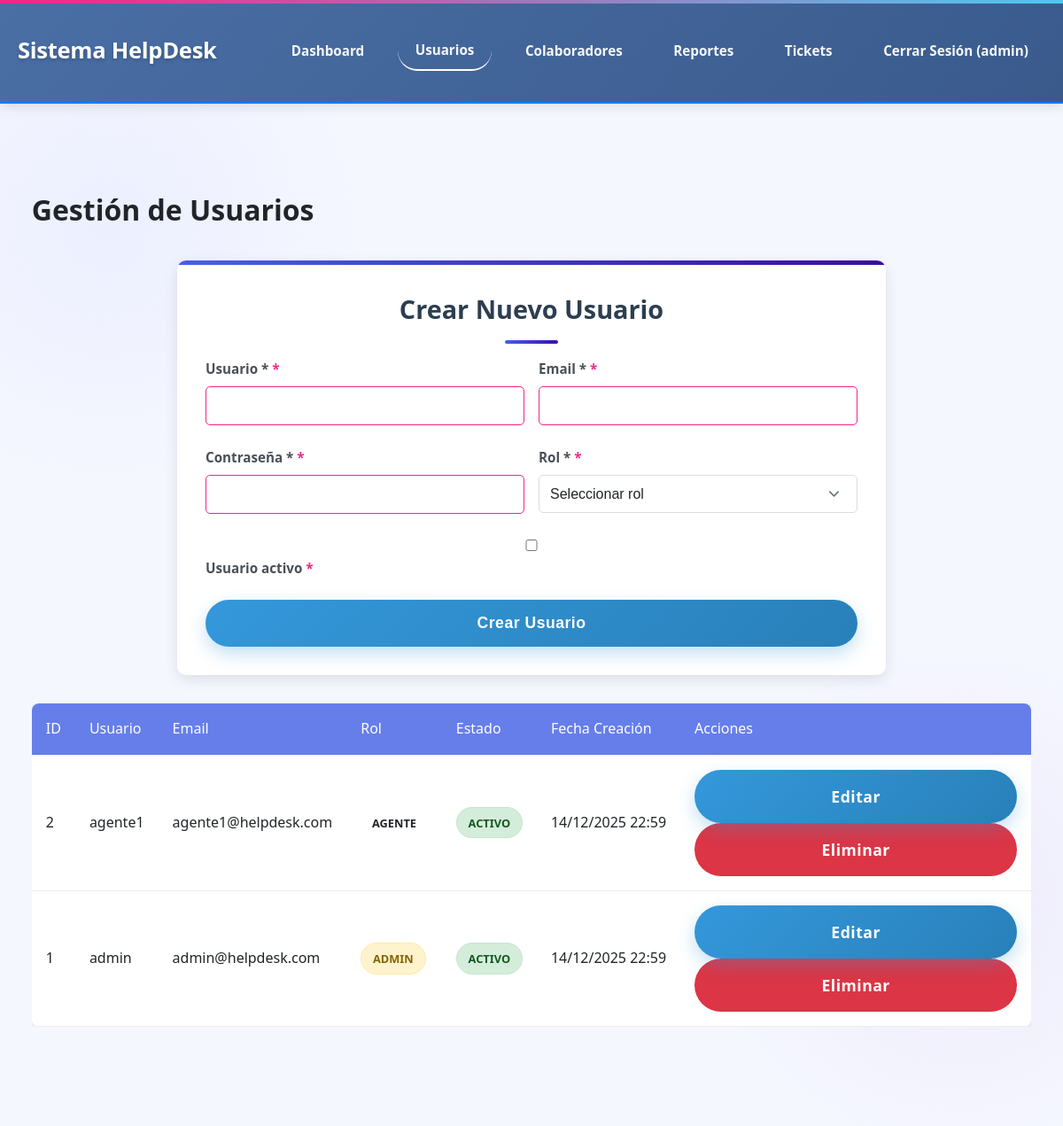
The app's page /admin/usuarios.php (signed in) with its own data.
### tables this page shows
CREATE TABLE IF NOT EXISTS `usuarios` (
  `id_usuario` int(11) NOT NULL AUTO_INCREMENT,
  `username` varchar(50) NOT NULL,
  `password` varchar(255) NOT NULL,
  `email` varchar(100) DEFAULT NULL,
  `rol` enum('admin','agente') NOT NULL,
  `activo` tinyint(1) DEFAULT 1,
  `fecha_creacion` timestamp NOT NULL DEFAULT current_timestamp(),
  PRIMARY KEY (`id_usuario`),
  UNIQUE KEY `username` (`username`)
);

### includes/Usuario.php (called while the page is built, shortened)
<?php
class Usuario {
    private $conn;
    private $table_name = "usuarios";
    public function __construct($db) {
        $this->conn = $db;
    }
    public function readAll($from_record_num, $records_per_page) {
        $query = "SELECT id_usuario, username, email, rol, activo, fecha_creacion
                  FROM " . $this->table_name . "
                  ORDER BY id_usuario DESC
                  LIMIT ?, ?";
        $stmt = $this->conn->prepare($query);
        $stmt->bindParam(1, $from_record_num, PDO::PARAM_INT);
        $stmt->bindParam(2, $records_per_page, PDO::PARAM_INT);
        $stmt->execute();
        return $stmt;
    }
}
?>

### admin/usuarios.php (the view, shortened to what this page needs)
<?php
$database = new Database();
$db = $database->getConnection();
require_once '../includes/Usuario.php';
$usuario = new Usuario($db);
$usuario_editar = null;
$page = isset($_GET['page']) ? $_GET['page'] : 1;
$records_per_page = 10;
$from_record_num = ($records_per_page * $page) - $records_per_page;
$stmt = $usuario->readAll($from_record_num, $records_per_page);
$usuarios = $stmt->fetchAll(PDO::FETCH_ASSOC);
?>
<!DOCTYPE html>
<html lang="es">
<head>
    <link rel="stylesheet" href="../css/styles.css">
</head>
<body>
    <?php
    include '../includes/header.php';
    mostrarHeader('Usuarios');
    ?>
    <div class="dashboard">
        <h1>Gestión de Usuarios</h1>
        <div class="form-container" style="margin-bottom: 2rem;">
            <h2><?php echo $usuario_editar ? 'Editar Usuario' : 'Crear Nuevo Usuario'; ?></h2>
            <form method="POST">
                <div class="form-row">
                    <div class="form-group">
                        <label for="username">Usuario *</label>
                        <input type="text" class="form-control" id="username" name="username"
                               value="<?php echo $usuario_editar ? $usuario_editar->username : ''; ?>" required>
                    </div>
                    <div class="form-group">
                        <label for="email">Email *</label>
                        <input type="email" class="form-control" id="email" name="email"
                               value="<?php echo $usuario_editar ? $usuario_editar->email : ''; ?>" required>
                    </div>
                </div>
                <div class="form-row">
                    <div class="form-group">
                        <label for="password"><?php echo $usuario_editar ? 'Nueva Contraseña' : 'Contraseña *'; ?></label>
                        <input type="password" class="form-control" id="password" name="password"
                               <?php echo $usuario_editar ? '' : 'required'; ?> minlength="6">
                    </div>
                    <div class="form-group">
                        <label for="rol">Rol *</label>
                        <select class="form-control" id="rol" name="rol" required>
                            <option value="">Seleccionar rol</option>
                        </select>
                    </div>
                </div>
                <div class="form-group">
                    <label>
                        <input type="checkbox" name="activo" value="1"
                               <?php echo ($usuario_editar && $usuario_editar->activo) ? 'checked' : ''; ?>>
                        Usuario activo
                    </label>
                </div>
                <button type="submit" name="<?php echo $usuario_editar ? 'actualizar' : 'crear'; ?>"
                        class="btn btn-primary">
                    <?php echo $usuario_editar ? 'Actualizar Usuario' : 'Crear Usuario'; ?>
                </button>
            </form>
        </div>
        <div class="table-responsive">
            <table class="table">
                <thead>
                    <tr>
                        <th>ID</th>
                        <th>Usuario</th>
                        <th>Email</th>
                        <th>Rol</th>
                        <th>Estado</th>
                        <th>Fecha Creación</th>
                        <th>Acciones</th>
                    </tr>
                </thead>
                <tbody>
                    <?php if (count($usuarios) > 0): ?>
                        <?php foreach($usuarios as $user): ?>
                        <tr>
                            <td><?php echo $user['id_usuario']; ?></td>
                            <td><?php echo htmlspecialchars($user['username']); ?></td>
                            <td><?php echo htmlspecialchars($user['email']); ?></td>
                            <td>
                                <span class="badge badge-<?php echo $user['rol'] == 'admin' ? 'warning' : 'info'; ?>">
                                    <?php echo $user['rol']; ?>
                                </span>
                            </td>
                            <td>
                                <span class="badge badge-<?php echo $user['activo'] ? 'success' : 'danger'; ?>">
                                    <?php echo $user['activo'] ? 'Activo' : 'Inactivo'; ?>
                                </span>
                            </td>
                            <td><?php echo date('d/m/Y H:i', strtotime($user['fecha_creacion'])); ?></td>
                            <td>
                                <a href="usuarios.php?edit=<?php echo $user['id_usuario']; ?>" class="btn btn-primary btn-sm">Editar</a>
                                <a href="usuarios.php?delete=<?php echo $user['id_usuario']; ?>"
                                   class="btn btn-danger btn-sm"
                                   onclick="return confirmarEliminacion('¿Está seguro de eliminar este usuario?')">Eliminar</a>
                            </td>
                        </tr>
                        <?php endforeach; ?>
                    <?php else: ?>
                        <tr>
                            <td colspan="7" style="text-align: center;">No hay usuarios registrados</td>
                        </tr>
                    <?php endif; ?>
                </tbody>
            </table>
        </div>
    </div>
</body>
</html>

### includes/header.php (shortened to what this page needs)
<?php
function mostrarHeader($pagina_actual = '') {
?>
<!DOCTYPE html>
<html lang="es">
<head>
    <link rel="stylesheet" href="../css/styles.css">
</head>
<body>
    <header class="header">
        <div class="container">
            <nav class="navbar">
                <div class="logo">
                    <h2>Sistema HelpDesk</h2>
                </div>
                <ul class="nav-menu">
                    <?php if(isset($_SESSION['rol'])): ?>
                        <li><a href="dashboard.php" class="<?php echo $pagina_actual=='Dashboard'?'active':''; ?>">Dashboard</a></li>
                        <?php if($_SESSION['rol'] == 'admin'): ?>
                            <li><a href="usuarios.php" class="<?php echo $pagina_actual=='Usuarios'?'active':''; ?>">Usuarios</a></li>
                            <li><a href="colaboradores.php" class="<?php echo $pagina_actual=='Colaboradores'?'active':''; ?>">Colaboradores</a></li>
                            <li><a href="reportes.php" class="<?php echo $pagina_actual=='Reportes'?'active':''; ?>">Reportes</a></li>
                        <?php endif; ?>
                        <li><a href="tickets.php" class="<?php echo $pagina_actual=='Tickets'?'active':''; ?>">Tickets</a></li>
                        <li><a href="../logout.php">Cerrar Sesión (<?php echo $_SESSION['username']; ?>)</a></li>
                    <?php else: ?>
                        <li><a href="index.php">Inicio</a></li>
                        <li><a href="crear_ticket.php">Crear Ticket</a></li>
                        <li><a href="cambiar_password.php">Cambiar Contraseña</a></li>
                    <?php endif; ?>
                </ul>
            </nav>
        </div>
    </header>
    <main class="container">
<?php
}
?>

### records on screen
usuarios: id_usuario "2", username "agente1", email "agente1@helpdesk.com", rol "AGENTE", activo "ACTIVO", fecha_creacion "14/12/2025 22:59"
usuarios: id_usuario "1", username "admin", email "admin@helpdesk.com", rol "ADMIN", activo "ACTIVO", fecha_creacion "14/12/2025 22:59"

### other values on screen
$_SESSION['username'] "admin"
